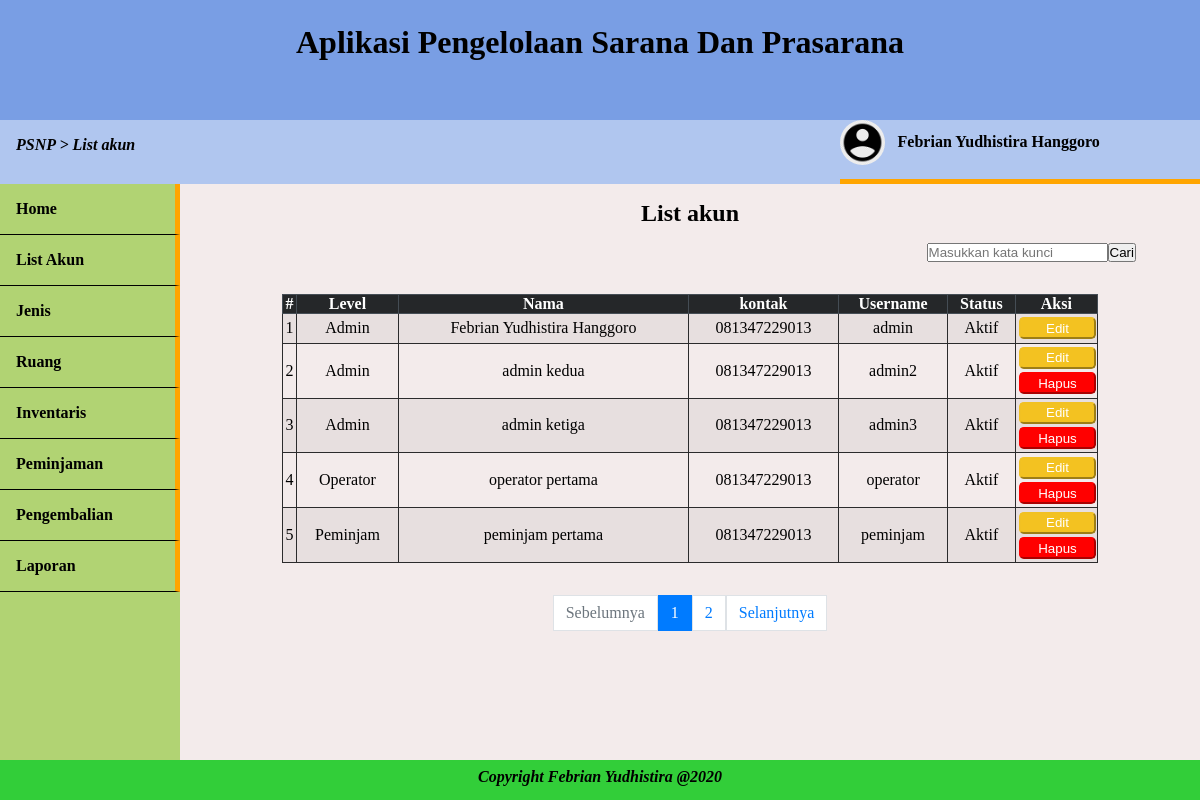
/app/akun/ (signed in), run on the app's committed database.
### tables this page shows
CREATE TABLE `user` (
  `username` varchar(200) NOT NULL,
  `nama_user` varchar(200) NOT NULL,
  `kontak` varchar(20) NOT NULL,
  `password` varchar(200) NOT NULL,
  `status` varchar(30) NOT NULL,
  `id_level` int(11) NOT NULL
);

CREATE TABLE `level` (
  `id_level` int(11) NOT NULL,
  `nama_level` varchar(80) NOT NULL
);

### app/akun/index.php (the view, shortened to what this page needs)
<?php
include('../../assets/sql/koneksi.php');
$base_url= "../../";
$breadcumb ="List akun";
include('../../assets/templates/app/header.php');
if(isset($_GET['cari'])){
    $cari = $_GET['cari'];
    $queryakun = mysqli_query($koneksi,"SELECT * FROM user WHERE username LIKE '%$cari%' OR nama_user LIKE '%$cari%' OR kontak LIKE '%$cari%'");
    $no =1;
}else{
    $jumlahdatahalaman = 5;
    $halamansekarang = (isset($_GET['halaman'])) ? $_GET['halaman'] : 1;
    $mulai = ($jumlahdatahalaman * $halamansekarang) - $jumlahdatahalaman;
    if($_SESSION['username']=="admin"){
        $queryakun = mysqli_query($koneksi,"SELECT * FROM user ORDER BY status desc LIMIT $mulai, $jumlahdatahalaman");
        $result = mysqli_query($koneksi,"SELECT * FROM user");
    }else{
        $queryakun = mysqli_query($koneksi,"SELECT * FROM user WHERE username != 'admin' AND id_level != '1' ORDER BY status desc LIMIT $mulai, $jumlahdatahalaman");
        $result = mysqli_query($koneksi,"SELECT * FROM user WHERE username != 'admin' AND id_level != '1'");
    }
    $no = $mulai+1;
    $total = mysqli_num_rows($result);
    $jumlahhalaman = ceil($total/$jumlahdatahalaman);
}
?>
<h2 class="center mt-1 mb-1">List akun</h2>
<div class="pencarian">
    <table>
        <tr>
            <form action="" method="GET">
                <td><input type="text" name="cari" placeholder="Masukkan kata kunci"></td>
                <td><button><a href="">Cari</a></button></td>
            </form>
        </tr>
    </table>
</div>
<table class="table table-berborder table-garis mx-auto center table-hover table-responsif" style="width: 80%;">
    <thead class="kepala-dark">
        <tr>
            <th>#</th>
            <th>Level</th>
            <th>Nama</th>
            <th>kontak</th>
            <th>Username</th>
            <th>Status</th>
            <th>Aksi</th>
        </tr>
    </thead>
    <tbody>
        <?php
            while($tampilakun = mysqli_fetch_array($queryakun)):
        ?>
        <tr>
            <td><?= $no;?></td>
            <?php
                $idlevel = $tampilakun['id_level'];
                $querylevel =mysqli_query($koneksi,"SELECT * FROM level WHERE id_level= '$idlevel'");
                $tampillevel = mysqli_fetch_array($querylevel);
            ?>
            <td><?= $tampillevel['nama_level'];?></td>
            <td><?= $tampilakun['nama_user'];?></td>
            <td><?= $tampilakun['kontak'];?></td>
            <td><?= $tampilakun['username'];?></td>
            <td><?= $tampilakun['status'];?></td>
            <td>
                <button class='button button-kuning'><a
                        href='<?= $base_url;?>app/akun/edit.php?username=<?= $tampilakun['username'];?>'>Edit</a></button>
                <?php
                    if($tampilakun['username'] != $_SESSION['username']){
                        echo "<button class='button button-merah'><a
                        href='{$base_url}assets/sql/akun/hapus.php?username={$tampilakun['username']}'>Hapus</a></button>";
                }
                ?>
            </td>
        </tr>
        <?php
            $no++;
            endwhile;
        ?>
    </tbody>
</table>
<nav class="mt-2">
    <ul class="halaman konten-tengah">
        <?php if($halamansekarang >1): ?>
        <li class="item-halaman"><a href="?halaman=<?= $halamansekarang-1;?>" class="link-halaman">Sebelumnya</a></li>
        <?php else :?>
        <li class="item-halaman disabled"><a href="?halaman=<?= $halamansekarang-1;?>"
                class="link-halaman">Sebelumnya</a></li>
        <?php endif; ?>
        <?php for($i=1;$i<= ($jumlahhalaman);$i++): ?>
        <?php if($i == $halamansekarang): ?>
        <li class="item-halaman active"><a href="?halaman=<?= $i;?>" class="link-halaman"><?= $i;?></a></li>
        <?php else : ?>
        <li class="item-halaman"><a href="?halaman=<?= $i;?>" class="link-halaman"><?= $i;?></a></li>
        <?php
        endif;
        ?>
        <?php
        endfor;
        ?>
        <?php if($halamansekarang < $jumlahhalaman): ?>
        <li class="item-halaman"><a href="?halaman=<?= $halamansekarang+1;?>" class="link-halaman">Selanjutnya</a></li>
        <?php else : ?>
        <li class="item-halaman disabled"><a href="?halaman=<?= $halamansekarang+1;?>"
                class="link-halaman">Selanjutnya</a></li>
        <?php endif; ?>
    </ul>
</nav>
<?php
include('../../assets/templates/app/footer.php');
?>

### assets/templates/app/header.php (shortened to what this page needs)
<!DOCTYPE html>
<html lang="en">
<head>
    <link rel="stylesheet" href="<?= $base_url;?>assets/css/style.css">
    <link rel="stylesheet" href="<?= $base_url;?>assets/css/laporan.css">
    <link rel="stylesheet" href="<?= $base_url;?>assets/css/app/layout.css">
</head>
<body>
    <div class="header">
        <h1>Aplikasi Pengelolaan Sarana Dan Prasarana</h1>
    </div>
    <div class="sub-header">
        <div class="sub-kiri"><i><b>PSNP > <?= $breadcumb;?></b></i></div>
        <div class="sub-kanan">
            <ul>
                <li><img src="<?= $base_url;?>assets/img/img.jpg" alt="avatar" class="avatar"></li>
                <li class="nama"><b><a href="#"><?= $_SESSION['nama'];?> </a></b>
                </li>
            </ul>
        </div>
    </div>
    <div class="navbar">
        <ul>
            <li><a href="<?= $base_url;?>app/index.php">Home</a></li>
            <?php
            if($_SESSION['role']==1){
                    echo '<li><a href="'.$base_url.'app/akun/">List Akun</a></li>
            <li><a href="#">Jenis</a>
                <ul style="z-index:99;">
                    <li><a href="'.$base_url.'app/jenis/tambah.php">Tambah data</a></li>
                    <li><a href="'.$base_url.'app/jenis/lihat.php">Lihat data</a></li>
                </ul>
            </li>
            <li><a href="#">Ruang</a>
                <ul style="z-index:99;">
                    <li><a href="'.$base_url.'app/ruang/tambah.php">Tambah data</a></li>
                    <li><a href="'.$base_url.'app/ruang/lihat.php">Lihat data</a></li>
                </ul>
            </li>
            <li><a href="#">Inventaris</a>
                <ul style="z-index:99;">
                    <li><a href="'.$base_url.'app/inventaris/tambah.php">Tambah data</a></li>
                    <li><a href="'.$base_url.'app/inventaris/lihat.php">Lihat data</a></li>
                </ul>
            </li>
            <li><a href="#">Peminjaman</a>
                <ul style="z-index:99;">
                    <li><a href="'.$base_url.'app/peminjaman/tambah.php">Tambah data</a></li>
                    <li><a href="'.$base_url.'app/peminjaman/lihat.php">Lihat data</a></li>
                </ul>
            </li>
            <li><a href="'.$base_url.'app/pengembalian">Pengembalian</a></li>
            <li><a href="'.$base_url.'app/laporan/">Laporan</a></li>';
            }else if($_SESSION['role']==2){
            echo '<li><a href="#">Peminjaman</a>
                <ul>
                    <li><a href="'.$base_url.'app/peminjaman/tambah.php">Tambah data</a></li>
                    <li><a href="'.$base_url.'app/peminjaman/lihat.php">Lihat data</a></li>
                </ul>
            </li>
            <li><a href="'.$base_url.'app/pengembalian">Pengembalian</a></li>';
            }
            ?>
        </ul>
    </div>
    <div class="konten">

### assets/templates/app/footer.php
</div>
<div class="footer"><b><i>Copyright Febrian Yudhistira @2020</i></b></div>
</body>
</html>

### assets/css/style.css (style rules this page uses)
* { margin: 0px; padding: 0px; box-sizing: border-box; }
.center { text-align: center; }
.mb-1 { margin-bottom: 1rem; }
.mt-2 { margin-top: 2rem; }
.mt-1 { margin-top: 1rem; }
.mx-auto { margin-left: auto; margin-right: auto; }
table { border-collapse: collapse }
.table .kepala-dark th { color: #fff; background-color: #252729; border-color: #454d55 }
.table-garis tbody tr:nth-of-type(odd) { background-color: rgba(0, 0, 0, .05) }
.table-berborder { border: 1px solid #2b2b2c }
.table-berborder td, .table-berborder th { border: 1px solid #2b2b2c }
.table-responsif { overflow-x: auto; }
.halaman { display: flex; list-style: none; border-radius: .25rem; overflow-y: auto; }
.link-halaman { position: relative; display: block; padding: .5rem .75rem; color: #007bff; background-color: #fff; border: 1px solid #dee2e6; }
.konten-tengah { justify-content: center; }
.halaman a { text-decoration: none; }
.item-halaman.active .link-halaman { z-index: 3; color: #fff; background-color: #007bff; border-color: #007bff }
.item-halaman.disabled .link-halaman { color: #6c757d; pointer-events: none; background-color: #fff; border-color: #dee2e6 }
.button { border-radius: .3rem; padding: .1rem; display: block; width: 95%; margin: .2rem; }
.button a { text-decoration: none; color: #fff; }
.button-merah { background-color: #ff0000; border-color: #ff0000; }
.button-kuning { background-color: #f3c221; border-color: #f1c123; }
.pencarian a { text-decoration: none; color: black; }
.pencarian { float: right; display: block; margin-bottom: 2rem; padding-right: 4rem; }

### assets/css/app/layout.css (style rules this page uses)
html, body { width: 100%; height: 100%; }
.header { height: 15%; background-color: rgb(121, 158, 228); text-align: center; padding-top: 1.5rem; }
.sub-header { height: 8%; background-color: rgba(158, 185, 235, 0.808); }
.sub-kiri { float: left; width: 70%; padding: 1rem; height: 100%; }
.sub-kanan { float: left; width: 30%; height: 100%; border-bottom: 5px solid orange; }
.navbar { float: left; height: 72%; width: 15%; background-color: rgb(177, 211, 115); }
.konten { float: left; height: 72%; width: 85%; background-color: rgb(243, 235, 235); overflow: auto; }
.footer { float: left; width: 100%; height: 5%; background-color: rgb(50, 206, 57); text-align: center; padding-top: 0.5rem; }
.avatar { width: 2.8rem; border-radius: 50%; }
.sub-kanan ul li { float: left; position: relative; font-weight: bold; }
.sub-kanan ul { position: relative; }
.sub-kanan .nama { padding: 0.8rem; min-width: 15rem; }
.sub-kanan a { text-decoration: none; color: black; }
.navbar ul, .sub-kanan ul { list-style: none; }
.navbar ul li { padding: 1rem; position: relative; width: 100%; border-right: 5px solid orange; border-bottom: 1px solid black; }
.navbar ul li a { color: black; text-decoration: none; font-weight: bold; }

### data on the page
user: id_level.nama_level "Admin", nama_user "Febrian Yudhistira Hanggoro", kontak "081347229013", username "admin", status "Aktif"
user: id_level.nama_level "Admin", nama_user "admin kedua", kontak "081347229013", username "admin2", status "Aktif"
user: id_level.nama_level "Admin", nama_user "admin ketiga", kontak "081347229013", username "admin3", status "Aktif"
user: id_level.nama_level "Operator", nama_user "operator pertama", kontak "081347229013", username "operator", status "Aktif"
user: id_level.nama_level "Peminjam", nama_user "peminjam pertama", kontak "081347229013", username "peminjam", status "Aktif"

### other printed values
$breadcumb "List akun"
$_SESSION['nama'] "Febrian Yudhistira Hanggoro"
